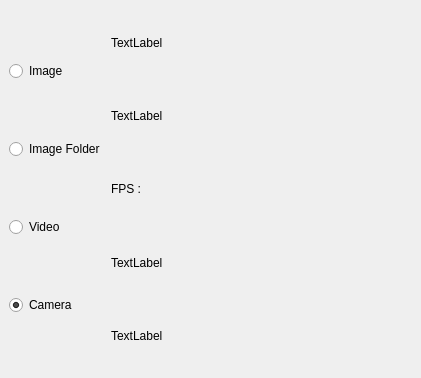
<?xml version="1.0" encoding="UTF-8"?>
<ui version="4.0">
 <class>WinSource</class>
 <widget class="QDockWidget" name="WinSource">
  <property name="windowModality">
   <enum>Qt::NonModal</enum>
  </property>
  <property name="geometry">
   <rect>
    <x>0</x>
    <y>0</y>
    <width>421</width>
    <height>378</height>
   </rect>
  </property>
  <property name="features">
   <set>QDockWidget::AllDockWidgetFeatures</set>
  </property>
  <property name="windowTitle">
   <string>Source</string>
  </property>
  <widget class="QWidget" name="centralwidget">
   <layout class="QHBoxLayout" name="verticalLayout">
    <item>
     <layout class="QGridLayout" name="gridLayout">
      <property name="sizeConstraint">
       <enum>QLayout::SetDefaultConstraint</enum>
      </property>
      <item row="0" column="0">
       <widget class="QRadioButton" name="rbtnImage">
        <property name="enabled">
         <bool>true</bool>
        </property>
        <property name="text">
         <string>Image</string>
        </property>
        <property name="checked">
         <bool>false</bool>
        </property>
       </widget>
      </item>
      <item row="2" column="0">
       <widget class="QRadioButton" name="rbtnVideo">
        <property name="text">
         <string>Video</string>
        </property>
       </widget>
      </item>
      <item row="3" column="0">
       <widget class="QRadioButton" name="rbtnCamera">
        <property name="text">
         <string>Camera</string>
        </property>
        <property name="checked">
         <bool>true</bool>
        </property>
       </widget>
      </item>
      <item row="1" column="0">
       <widget class="QRadioButton" name="rbtnImageFolder">
        <property name="text">
         <string>Image Folder</string>
        </property>
       </widget>
      </item>
     </layout>
    </item>
    <item>
     <layout class="QGridLayout" name="gridLayout_2">
      <item row="0" column="0">
       <widget class="QLabel" name="label">
        <property name="text">
         <string>TextLabel</string>
        </property>
       </widget>
      </item>
      <item row="1" column="0">
       <widget class="QLabel" name="label_2">
        <property name="text">
         <string>TextLabel</string>
        </property>
       </widget>
      </item>
      <item row="3" column="0">
       <widget class="QLabel" name="label_3">
        <property name="text">
         <string>TextLabel</string>
        </property>
       </widget>
      </item>
      <item row="4" column="0">
       <widget class="QLabel" name="label_4">
        <property name="text">
         <string>TextLabel</string>
        </property>
       </widget>
      </item>
      <item row="2" column="0">
       <layout class="QHBoxLayout" name="horizontalLayout">
        <item>
         <widget class="QLabel" name="label_6">
          <property name="sizePolicy">
           <sizepolicy hsizetype="Preferred" vsizetype="Preferred">
            <horstretch>0</horstretch>
            <verstretch>0</verstretch>
           </sizepolicy>
          </property>
          <property name="autoFillBackground">
           <bool>false</bool>
          </property>
          <property name="text">
           <string>FPS :</string>
          </property>
          <property name="wordWrap">
           <bool>false</bool>
          </property>
         </widget>
        </item>
        <item>
         <widget class="QLabel" name="lblFPS">
          <property name="sizePolicy">
           <sizepolicy hsizetype="MinimumExpanding" vsizetype="Preferred">
            <horstretch>0</horstretch>
            <verstretch>0</verstretch>
           </sizepolicy>
          </property>
          <property name="minimumSize">
           <size>
            <width>100</width>
            <height>0</height>
           </size>
          </property>
          <property name="text">
           <string/>
          </property>
         </widget>
        </item>
       </layout>
      </item>
     </layout>
    </item>
   </layout>
  </widget>
 </widget>
 <resources/>
 <connections/>
</ui>
